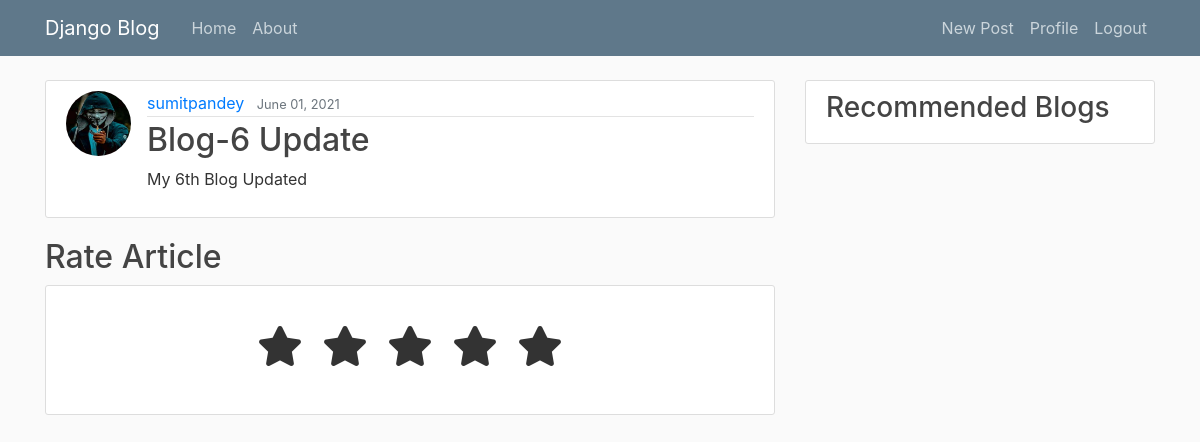
The app's page /post/6/ (signed in), older data.
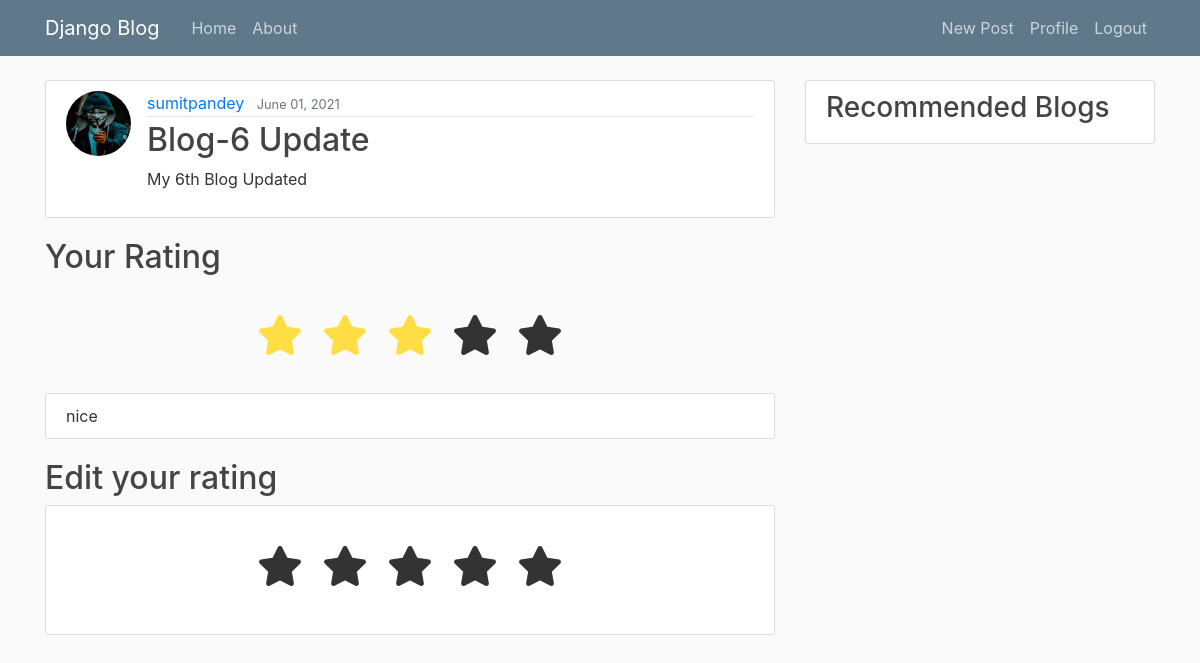
The same page, newer data.
### blog/models.py (models this page shows, shortened)
class Post(models.Model) :
    category = models.ManyToManyField(Category, related_name='posts', blank=True)
    title = models.CharField(max_length=100)
    content = models.TextField()
    date_posted = models.DateTimeField(default = timezone.now )
    author = models.ForeignKey( User , on_delete=models.CASCADE)

class Rating(models.Model):
    user = models.ForeignKey(User, on_delete=models.CASCADE)
    post = models.ForeignKey('Post', on_delete=models.CASCADE)
    rating = models.IntegerField(default=0)
    review = models.TextField(max_length=500, blank=True)

### users/models.py (models this page shows, shortened)
class Profile(models.Model) :
    user = models.OneToOneField(User, on_delete=models.CASCADE)
    image = models.ImageField(default='default.jpg', upload_to='profile_pics')

### blog/views.py (the view)
# urls.py: path('post/<int:id>/', PostDetailView , name='post-detail'),
def PostDetailView(request, id):
    post = get_object_or_404(Post, id=id)
    if(Rating.objects.filter(user = request.user , post = post).exists()):
        rating = Rating.objects.get(user = request.user , post = post)
        context = {
            'post' : post,
            'rating' : rating,
        }
    else:
        context = {
            'post' : post,
        }
    return render(request, 'blog/post_detail.html', context)

### blog/templates/blog/post_detail.html (shortened to what this page needs)
{% extends "blog/base.html" %}
{% block content %}
<article class="media content-section">
    <img class="rounded-circle article-img" src="{{ post.author.profile.image.url }}">
    <div class="media-body">
        <div class="article-metadata">
            <a class="mr-2" href="{% url 'user-posts' post.author.username  %}">{{ post.author }}</a>
            <small class="text-muted">{{ post.date_posted|date:"F d, Y" }}</small>
        </div>
        <h2 class="article-title">{{ post.title }}</h2>
        <p class="article-content">{{ post.content}}</p>
    </div>
</article>
{% if rating %}
<h2>Your Rating</h2>
<div class="rcontainer">
    <div class="star-widget">
        <label for="rrate-5" class="fas fa-star" checked></label>
        <label for="rrate-4" class="fas fa-star"></label>
        <label for="rrate-3" class="fas fa-star"></label>
        <label for="rrate-2" class="fas fa-star"></label>
        <label for="rrate-1" class="fas fa-star"></label>
    </div>
</div>
<article class="media content-section">
    <div>{{rating.review}}</div>
</article>
<h2>Edit your rating</h2>
<article class="media content-section">
    <div class="rcontainer">
        <div class="star-widget">
            <label for="rate-5" class="fas fa-star" checked></label>
            <label for="rate-4" class="fas fa-star"></label>
            <label for="rate-3" class="fas fa-star"></label>
            <label for="rate-2" class="fas fa-star"></label>
            <label for="rate-1" class="fas fa-star"></label>
        </div>
    </div>
</article>
{% else %}
<h2>Rate Article</h2>
<article class="media content-section">
    <div class="rcontainer">
        <div class="star-widget">
            <label for="rate-5" class="fas fa-star"></label>
            <label for="rate-4" class="fas fa-star"></label>
            <label for="rate-3" class="fas fa-star"></label>
            <label for="rate-2" class="fas fa-star"></label>
            <label for="rate-1" class="fas fa-star"></label>
        </div>
    </div>
</article>
{% endif %}
{% endblock content %}

### blog/templates/blog/base.html (shortened to what this page needs)
{% load static %}
<!DOCTYPE html>
<html lang="en">
<head>
     <link rel="stylesheet" href="https://maxcdn.bootstrapcdn.com/bootstrap/4.0.0/css/bootstrap.min.css">
     <link rel="stylesheet" type="text/css" href="{% static 'blog/main.css' %}">
     <link rel="stylesheet" href="https://cdnjs.cloudflare.com/ajax/libs/font-awesome/5.15.3/css/all.min.css"/>
</head>
<body>
    <header class="site-header">
        <nav class="navbar navbar-expand-md navbar-dark bg-steel fixed-top">
          <div class="container">
            <a class="navbar-brand mr-4" href=" {% url 'blog-home' %} ">Django Blog</a>
            <div class="collapse navbar-collapse" id="navbarToggle">
              <div class="navbar-nav mr-auto">
                <a class="nav-item nav-link" href=" {% url 'blog-home' %} ">Home</a>
                <a class="nav-item nav-link" href=" {% url 'blog-about' %} ">About</a>
              </div>
              <div class="navbar-nav">
                {% if user.is_authenticated %}
                  <a class="nav-item nav-link" href="{% url 'post-create' %}">New Post</a>
                  <a class="nav-item nav-link" href="{% url 'profile' %}">Profile</a>
                  <a class="nav-item nav-link" href="{% url 'logout' %}">Logout</a>
                {% else %}
                  <a class="nav-item nav-link" href="{% url 'login' %}">Login</a>
                  <a class="nav-item nav-link" href="{% url 'register' %}">Register</a>
                {% endif %}
              </div>
            </div>
          </div>
        </nav>
      </header>
      <main role="main" class="container">
        <div class="row">
          <div class="col-md-8">
            {% block content %}{% endblock %}
          </div>
          {% if request.user.is_authenticated %}
          <div class="col-md-4">
            <div class="content-section">
              <h3>Recommended Blogs</h3>
            </div>
          </div>
          {% endif %}
        </div>
      </main>
</body>
</html>

### blog/static/blog/main.css (style rules this page uses)
body { background: #fafafa; color: #333333; margin-top: 5rem; }
h1, h2, h3, h4, h5, h6 { color: #444444; }
.bg-steel { background-color: #5f788a; }
.site-header .navbar-nav .nav-link { color: #cbd5db; }
.content-section { background: #ffffff; padding: 10px 20px; border: 1px solid #dddddd; border-radius: 3px; margin-bottom: 20px; }
.article-title { color: #444444; }
.article-content { white-space: pre-line; }
.article-img { height: 65px; width: 65px; margin-right: 16px; }
.article-metadata { padding-bottom: 1px; margin-bottom: 4px; border-bottom: 1px solid #e3e3e3 }

### blog/templates/blog/post_detail.html (style rules this page uses)
.rcontainer { position: relative; width: 100%; padding: 20px 30px; border-radius: 5px; display: flex; align-items: center; justify-content: center; flex-direction: column; }
.star-widget label { font-size: 40px; padding: 10px; float: right; transition: all 0.2s ease; }
input:checked~label { color: #fd4; }

Row changes from the older to the newer data that the page shows:
added Rating: review "nice"
Text that changed along with them:
text no longer shown: "Rate Article"
text now shown: "Your Rating Edit your rating"
